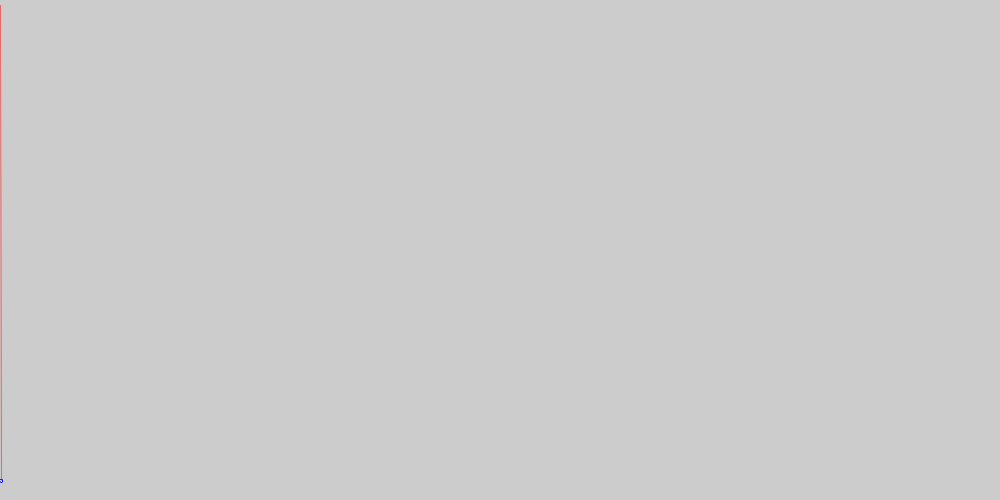
Frame 1 (no input)
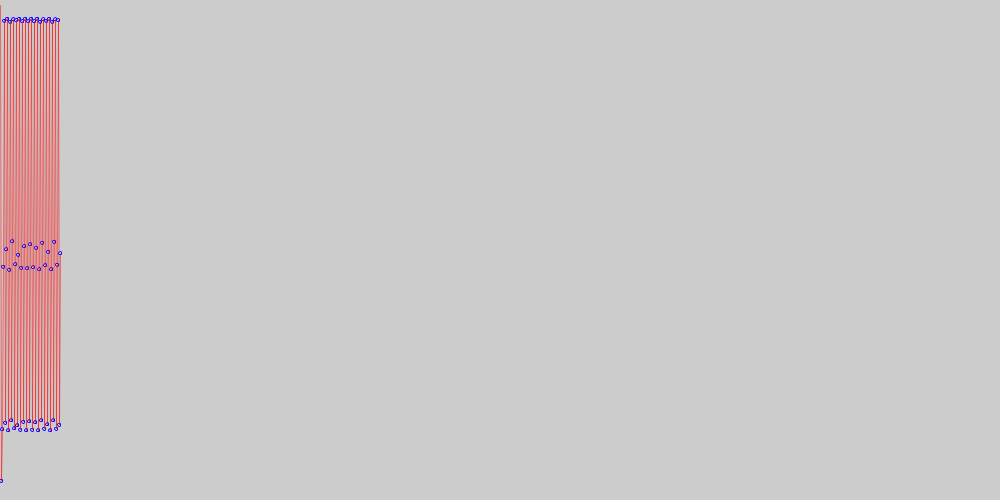
Frame 60 (the mouse pressed at the canvas centre just before this capture)
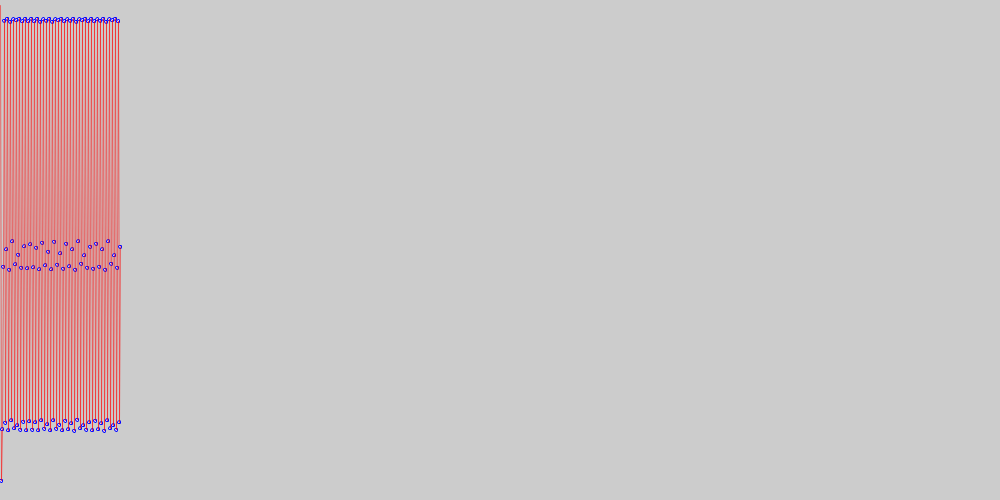
Frame 120 (the mouse held since frame 60 and released just before this capture)

The Processing sketch that drew these frames (run headless with seeded random() and noise(); from frame 60 on, the mouse is pressed at the canvas centre):

// Processing sketch: chaos1
// ── chaos1.pde
//The simplest (almost) chaotic system
double R=3.85; //Control parameter
double X=0.99; //State variable, state of the system

double uklad(double x) // Xn --> Xn+1
{
  return R*x*(1-x); //state change implementation
}

void setup()
{
  size(1000,500);
}

float scale(double X)
{
  return 500-(float)X*500;
}

void draw()
{
 if(frameCount<1000)
 {
  double Xp=X;
  X=uklad(X);
  println(frameCount,X);
  stroke(0,0,255);
  ellipse(frameCount,scale(X),3.0,3.0);
  stroke(255,0,0,128);
  line(frameCount-1,scale(Xp),frameCount,scale(X));
 }
}
